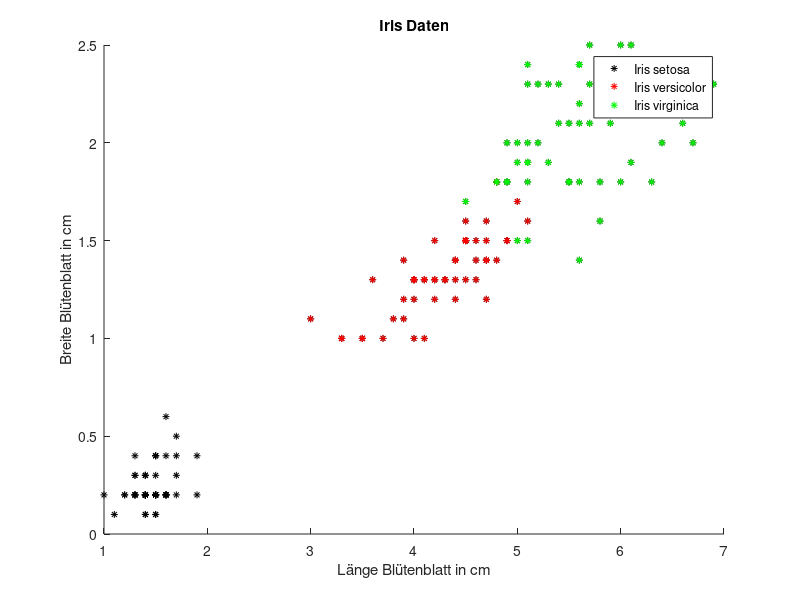

Reproduce this figure in MATLAB. (Note: this script raises an error after producing the figure.)
% Marco Döhring
% Matrikel-Nr.: 10052723
% Praktikumsaufgabe 2
% k_Nearst Neighbour Algorithmus

%Einlesen der Testdaten mit relevanten Merkmalen
clear all;
close all;
%close all
load fisheriris
X = meas(:,3:4);
%Erzeugen des Diagramm mit Testdaten
figure;
title 'Iris Daten'
xlabel 'Länge Blütenblatt in cm';
ylabel 'Breite Blütenblatt in cm';
hold on;
plot(X(:,1),X(:,2),'k*','Markersize',5);
plot(X(51:100,1),X(51:100,2),'r*','MarkerSize',5);
plot(X(101:150,1),X(101:150,2),'g*','MarkerSize',5);
legend('Iris setosa','Iris versicolor','Iris virginica','Location','best');
%mit hold on weitere plot Befehle zu dem aktuellen Diagramm einfügen
hold on;
%Wahl der Anzahl an zu wählenden Nachbarn für den Algorithmus
k=7;
%Input werte in x-& y-Koordinaten aufteilen
x=(X(:,1));
y=(X(:,2));
anzahlwerte = length(x);
%Angebenen neuen Punkte 
PX = [2.5 0.75; 5 1.5; 6 1.75];
%Anzahl der neuen Messpunkte
anzahl_dp = 3;
%Startpunkte sind die neuen Messpunkte in x/y Koordinaten aufgeteilt
startcentx=rand(3,1);
startcenty=rand(3,1);
for i=1:anzahl_dp,
    startcentx(i)= PX(i,1);
    startcenty(i)= PX(i,2);
end
%Distanzmatrix der Größe Anzahl der Werte für 3 Datenpunkte
distanz=rand(anzahlwerte,anzahl_dp);
%Bestimmen der Distanzen durch Vorgabe euklidische Distanz
for i=1:anzahl_dp,
    for j=1:anzahlwerte,
        distanz(j,i)=((x(j)-startcentx(i))^2)+((y(j)-startcenty(i))^2);
    end
end
%Distanz Kopie, auf der Kopie werden Änderungen vorgenommen
distanz_kp=distanz;
%Bestimmung der k-Nachbarn anhand der Distanzen
%Mit Zwischenspeicherung der Werte in einem Vektor
samplex=rand(k,3);
sampley=rand(k,3);
distanz_nb=rand(k,3);
zw=rand(k,3);
stelle=0;
for i=1:k,
    for j=1:anzahl_dp,
        [value,stelle]=min(distanz_kp(:,j));
        %Zuweisung der Klassen anhand von Farben
        %Relevant für den Plot
        if stelle <= 51
            zw(i,j)= 1;
        elseif stelle <= 101
            zw(i,j)= 2;
        else
            zw(i,j) = 3;
        end
        %Nachbarn Koordinaten & Wert der Distanz sichern
        samplex(i,j)=x(stelle);
        sampley(i,j)=y(stelle);
        distanz_nb(i,j)=value;
        %In Kpoie der Distanzmatrix Wert auf einen Hohen setzen damit
        %dieser nicht mehr mit berechnet wird. 
        distanz_kp(stelle,j)= 1000;
    end
    
end

%Zugehörigkeit bestimmen.
%Anhand der Mehrheitsentscheid der Nachbarn
%3x3 Vektor damit die Anzahl der Nachbarn zu jeweiligen Klasse bestimmt
%werden kann
zo=rand(3,3);
for i=1:3,
    for j=1:3,
        zo(i,j)=0;
    end
end
%Hier bestimmt man die Anzahl von Nachbarn an deren Klasse sie angehören
%Für den Mehrheitsentscheid
for i=1:3,
    for j=1:k,
        if zw(j,i) == 1
            zo(i,1) = zo(i,1)+1;
        elseif zw(j,i) == 2
            zo(i,2)=zo(i,2)+1;
        else
            zo(i,3)=zo(i,3)+1;
        end 
    end
end
%Ausgaben
%Ergebnis 1 ==> Daten der Nachbarn
%Für jeden Datenpunkt einzeln
display('Zu Ergebnis 1 ==> Jeweiligen 7 Nachbarn ');
display('Spalte 1 = X-Koordinate & Spalte 2 = Y-Koordinate ');
Datenpunkt_1= [samplex(:,1) sampley(:,1)];
display(Datenpunkt_1);
Datenpunkt_2= [samplex(:,2) sampley(:,2)];
display(Datenpunkt_2);
Datenpunkt_3= [samplex(:,3) sampley(:,3)];
display(Datenpunkt_3);
%Distanzmatrix ausgeben Ergebnis 2
display('Zu Ergebnis 2 ==> Erste Spalte gehöhrt zu Datenpunkt 1 usw.');
distanzmatrix=[distanz_nb(:,1) distanz_nb(:,2) distanz_nb(:,2) ];
display(distanzmatrix);
%Datenpunkte ploten & Klassen zugehörgkeit
for i=1:anzahl_dp,
    %Maximum zur Bestimmung der Zugehörigkeit des Datenpunktes zu einer
    %Klasse
    [value,stelle]=max(zo(i,:));
    %Jeweilige Plot wie in der Aufgabe gewünscht
    if stelle == 1
        plot(startcentx(i),startcenty(i),'kX','MarkerSize',5,'DisplayName','Datenpunkt 1');
        plot(startcentx(i),startcenty(i),'ko','MarkerSize',5,'DisplayName','Zugehörigkeit Iris setosa');
        
    elseif stelle == 2
        plot(startcentx(i),startcenty(i),'kX','MarkerSize',5,'DisplayName','Datenpunkt 2');
        plot(startcentx(i),startcenty(i),'ro','MarkerSize',5,'DisplayName','Zugehörigkeit Iris versicolor');
    else 
        plot(startcentx(i),startcenty(i),'kX','MarkerSize',5,'DisplayName','Datenpunkt 3');
        plot(startcentx(i),startcenty(i),'go','MarkerSize',5,'DisplayName','Zugehörigkeit Iris virginica');
    end
    
end

